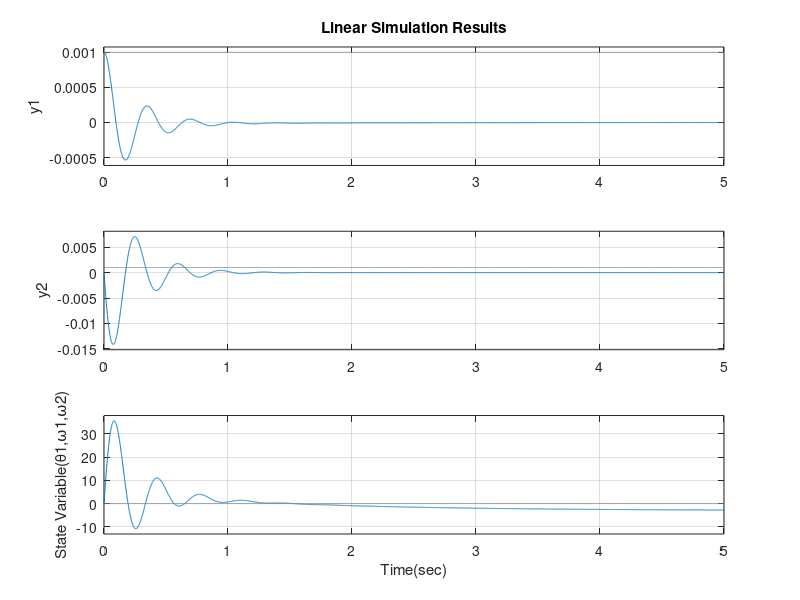

MATLAB code for this plot:
clear all; close all; clc 
%% Parameters
R=4.17;
km=0.0078;
g=9.81;
rdisk=.25*2.54/100;
l=4*2.54/100;
m1=.06;
m2=.04;
m=m1+m2;
mgl=m*g*l;
I1=(1/12)*m1*l^2;
I2=.25*m2*rdisk^2;
X=[(m1*((l/2)^2)+m2*l^2 +I1 +I2),I2;I2,I2];
Xi=inv(X);

%% Linear Model of Pendulum
A=[0 1 0;Xi(1,1)*mgl 0 0;Xi(2,1)*mgl 0 0];
B=(km/R)*[0;Xi(1,2);Xi(2,2)];
C=eye(size(A));
D=zeros(3,1);
%% Closed Loop characteristics
OS=.50;
Ts=1;
zeta=(-log(OS))/(sqrt(pi^2 +(log(OS))^2));
wn=4/(zeta*Ts);
wnzeta=wn*zeta;
sqzeta=wn*(sqrt(1-(zeta^2)));
P1=-wnzeta+sqzeta*i;
P2=-(wn*zeta)-sqzeta*i;
P3=-0.719;
P=[P1,P2,P3];
K=place(A,B,P);
Acl=A-B*K;
Ecl=eig(Acl);

%% Closed Loop
t=0:0.001:5;
u=.001*ones(size(t));
x0=[0.001,0,0];
sys_cl=ss(Acl,B,C,D);
lsim(sys_cl,u,t,x0);
xlabel('Time(sec)')
ylabel('State Variable(θ1,⍵1,⍵2)')

%% Stability Check
a=isstable(sys_cl);
if a==1
    disp('*Closed Loop System Is Stable*')
else
    disp('*Closed Loop System Is NOT Stable*')
end
